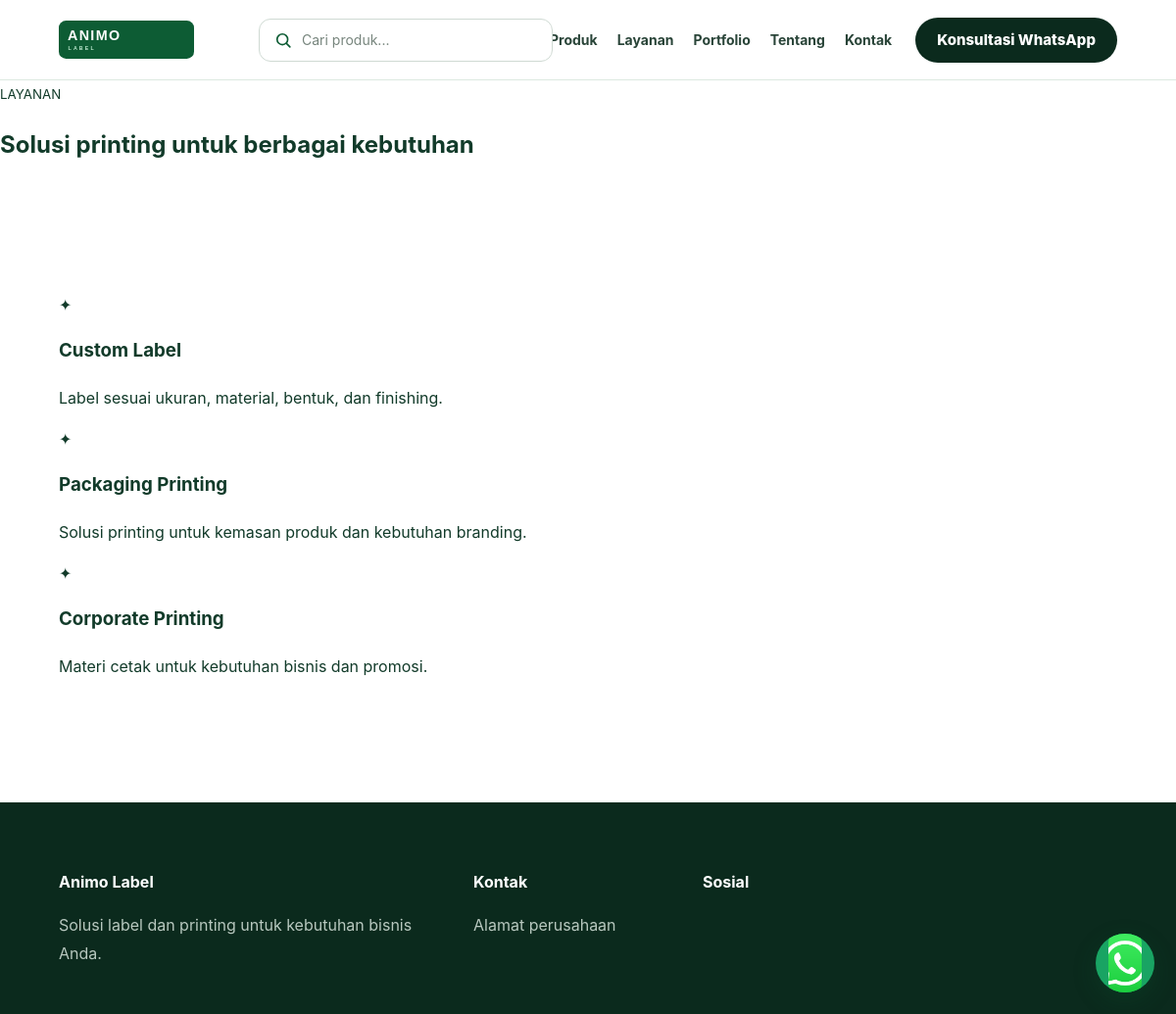
/layanan.php, run on the app's committed database.
### tables this page shows
CREATE TABLE IF NOT EXISTS services(id INT AUTO_INCREMENT PRIMARY KEY,name VARCHAR(160) NOT NULL,description TEXT,sort_order INT DEFAULT 0,active TINYINT DEFAULT 1);

### includes/functions.php (called while the page is built, shortened)
<?php
function e($v){return htmlspecialchars((string)$v,ENT_QUOTES,'UTF-8');}

### layanan.php (the view)
<?php $title='Layanan';require __DIR__.'/includes/header.php';$rows=$pdo->query("SELECT * FROM services WHERE active=1 ORDER BY sort_order,id")->fetchAll();?><section class="pagehead"><small>LAYANAN</small><h1>Solusi printing untuk berbagai kebutuhan</h1></section><section class="section"><div class="grid service-grid"><?php foreach($rows as $r):?><article class="service"><div class="icon">✦</div><h3><?=e($r['name'])?></h3><p><?=e($r['description'])?></p></article><?php endforeach;?></div></section><?php require __DIR__.'/includes/footer.php';?>

### assets/css/style.css (style rules this page uses)
:root { --ink:#123b2a;--ink-strong:#0b2a1d;--green:#16834a;--green-dark:#0d5c34;--green-light:#eaf7ef;--green-soft:#f4fbf6;--muted:#617067;--line:#dce9e0;--soft:#f3f8f4;--paper:#fff;--radius:24px;--shadow:0 18px 50px rgba(18,59,42,.08) }
* { box-sizing:border-box }
html { scroll-behavior:smooth }
body { margin:0;font-family:Inter,ui-sans-serif,system-ui,-apple-system,BlinkMacSystemFont,"Segoe UI",Arial,sans-serif;color:var(--ink);background:var(--paper);font-size:16px;line-height:1.65;-webkit-font-smoothing:antialiased }
.section { padding:110px 5%;max-width:1500px;margin:auto }

### data on the page
services: name "Custom Label", description "Label sesuai ukuran, material, bentuk, dan finishing."
services: name "Packaging Printing", description "Solusi printing untuk kemasan produk dan kebutuhan branding."
services: name "Corporate Printing", description "Materi cetak untuk kebutuhan bisnis dan promosi."

### other printed values
setting('site_name','Animo Label') "Animo Label"
setting('address') "Alamat perusahaan"
